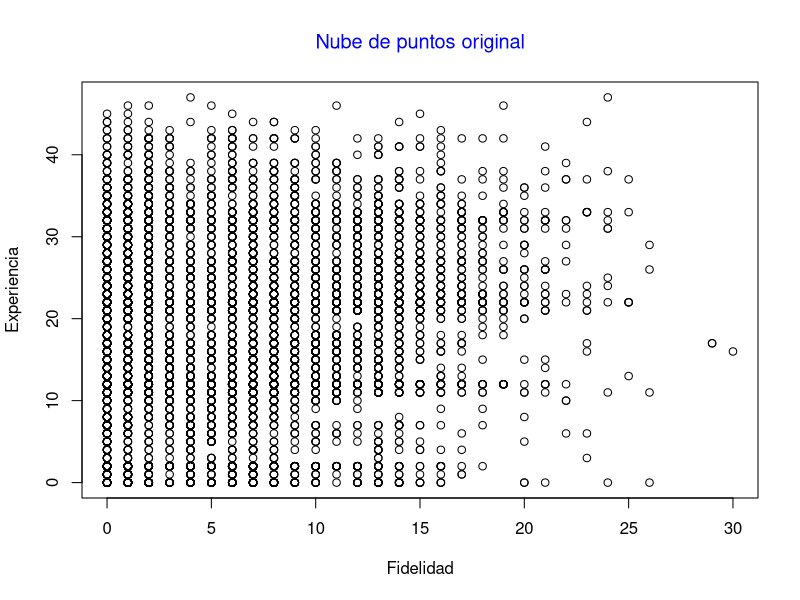
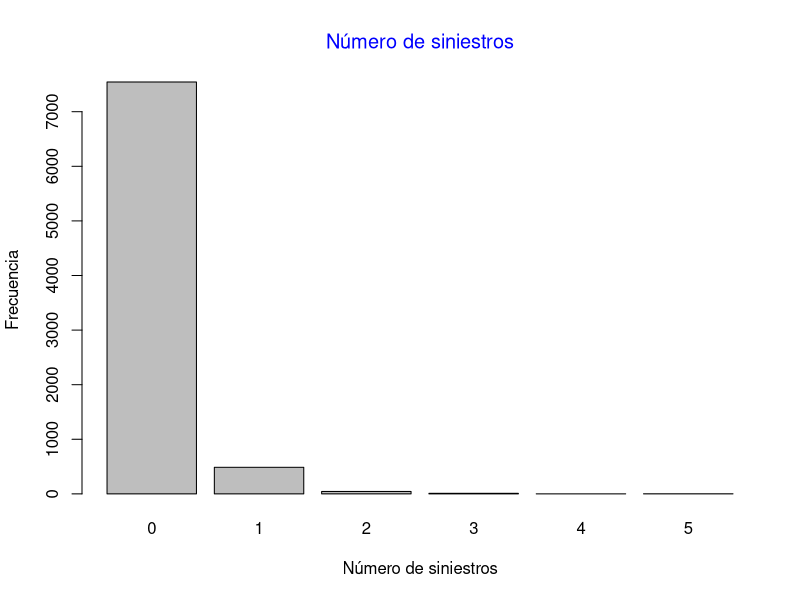
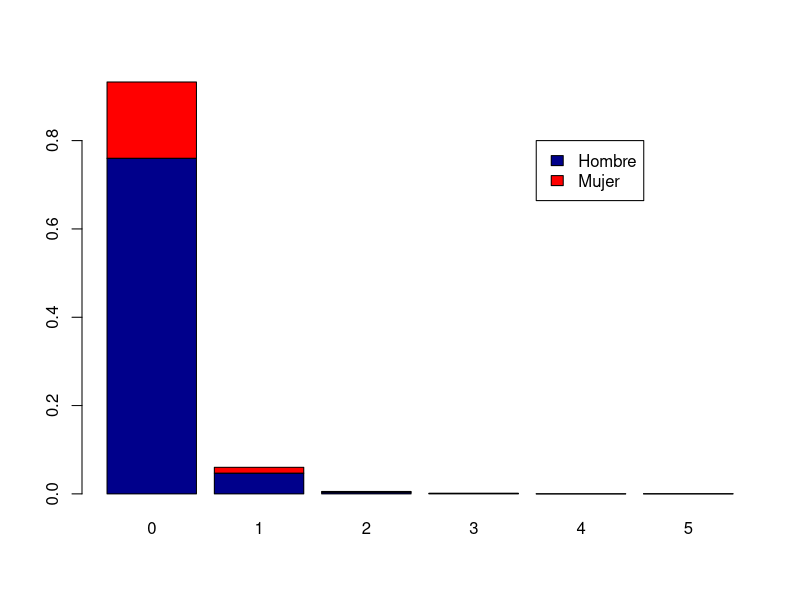
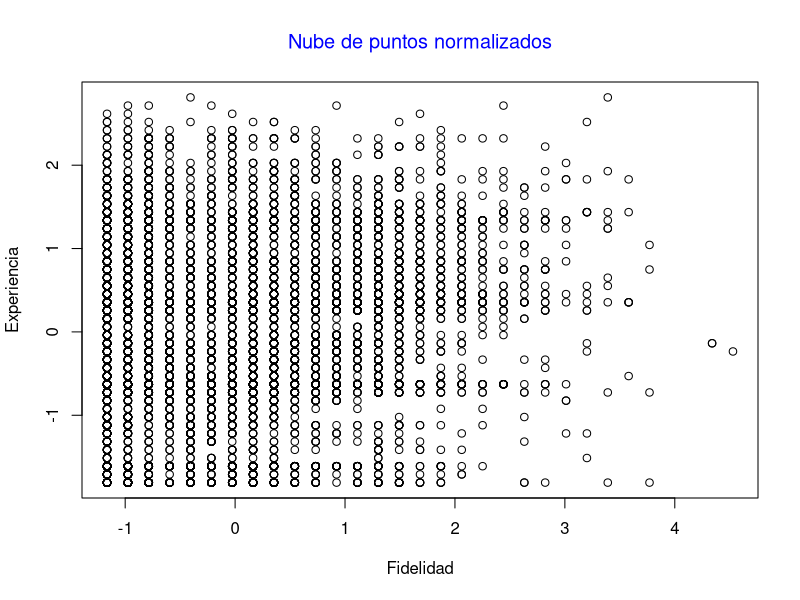
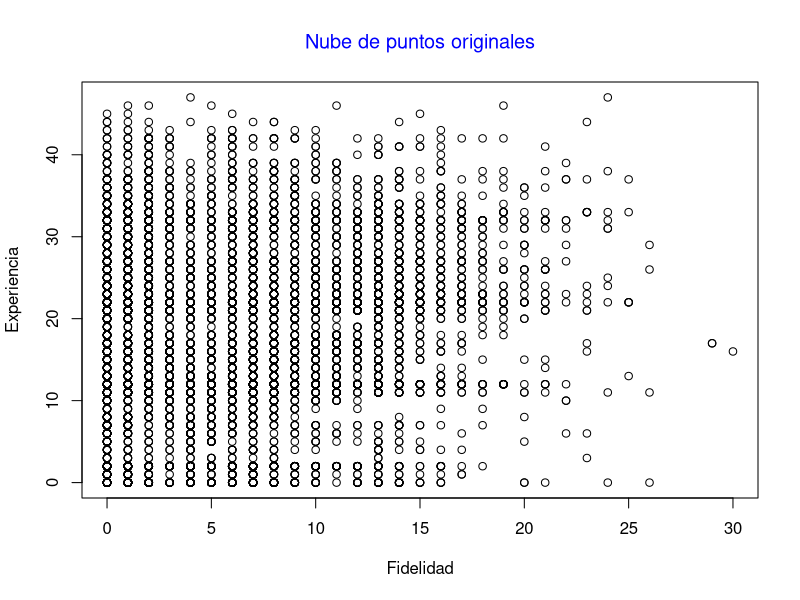
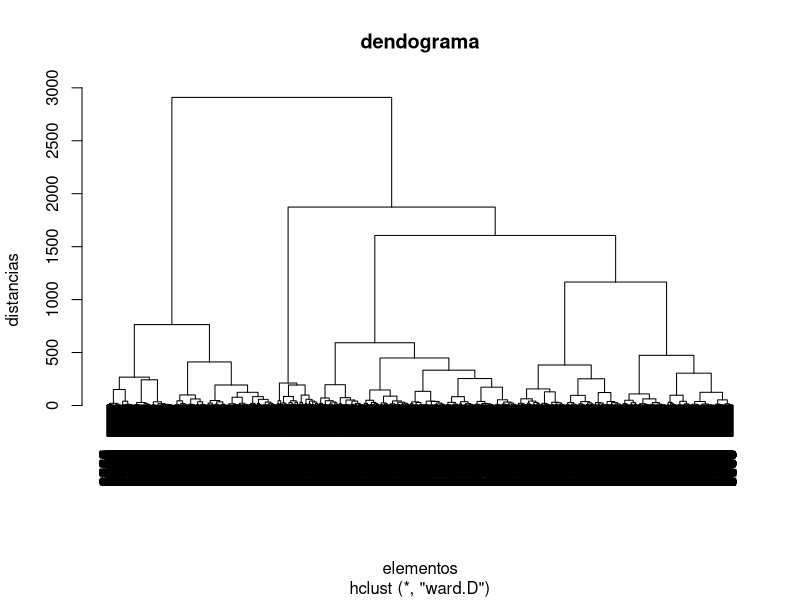
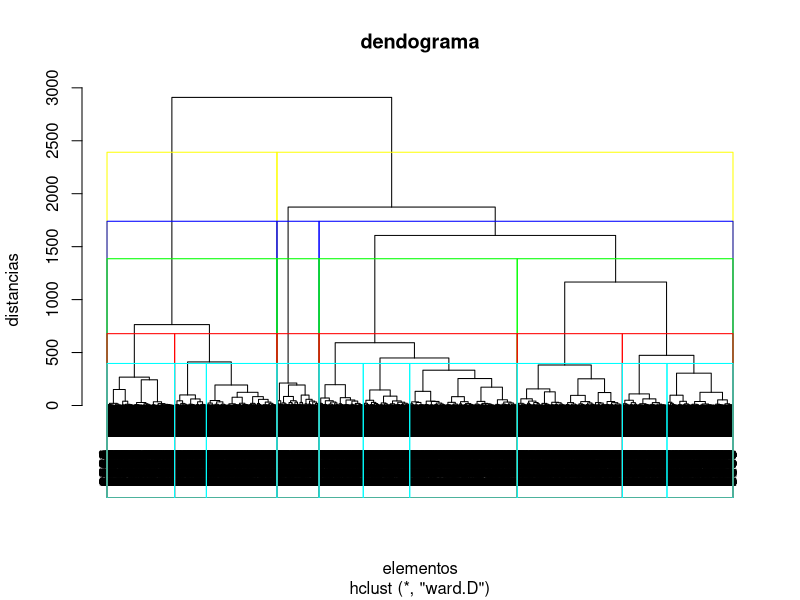
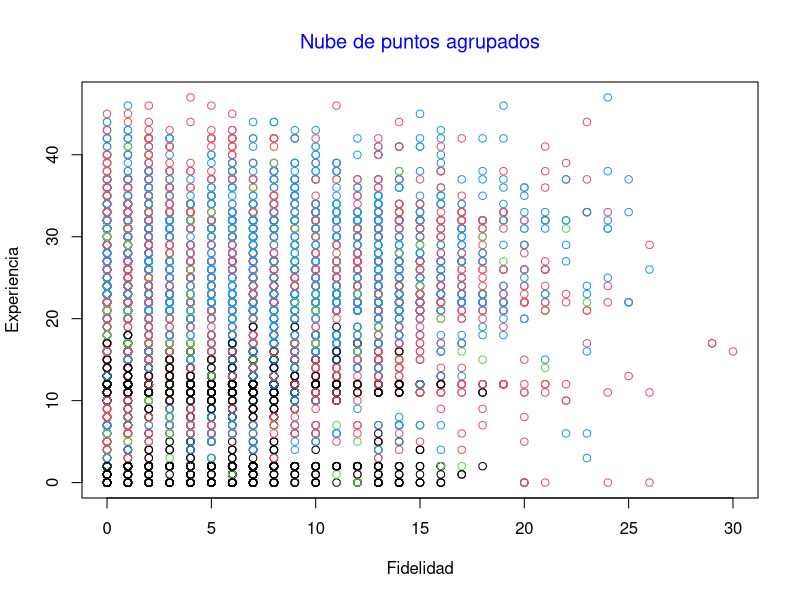

Write R code to recreate these figures, in order.
## ---- chunk 1
knitr::opts_chunk$set(echo = TRUE)
## ---- chunk 2
#setwd("Pon aquí el directorio utilizado")
#Cambiar el argumento de setwd() con vuestro directorio, recordad utilizad las barras /.
## ---- chunk 3
# Lectura de datos
Cartera<-read.table("Datos_analisis_clusters.csv",head=TRUE,sep=";")
head(Cartera)
## ---- chunk 4
summary(Cartera)
## ---- chunk 5
plot(Cartera[c("ant_comp","ant_perm")], xlab="Fidelidad", ylab="Experiencia") 
title(main="Nube de puntos original", col.main="blue", font.main=1)

freq<-table(Cartera$sin)
freq
barplot(freq,xlab="Número de siniestros", ylab="Frecuencia")
title(main="Número de siniestros", col.main="blue", font.main=1)

table(Cartera$Sexo,Cartera$sin)
prop.table(table(Cartera$Sexo,Cartera$sin))
barplot(prop.table(table(Cartera$Sexo,Cartera$sin)),col=c("darkblue","red"))
legend(5,0.8,c("Hombre","Mujer"),fill = c("darkblue","red"))
## ---- chunk 6
clus<-Cartera[,c("sin","ant_comp","ant_perm","edad","ant_veh")]
## ---- chunk 7
clus_norm<-clus
## ---- chunk 8
 clus_norm[,c("sin")] <- (clus$sin-mean(clus$sin))/sd(clus$sin)
 clus_norm[,c("ant_comp")] <- (clus$ant_comp-mean(clus$ant_comp))/sd(clus$ant_comp)
 clus_norm[,c("ant_perm")] <- (clus$ant_perm-mean(clus$ant_perm))/sd(clus$ant_perm)
 clus_norm[,c("edad")] <- (clus$edad-mean(clus$edad))/sd(clus$edad)
 clus_norm[,c("ant_veh")] <- (clus$ant_veh-mean(clus$ant_veh))/sd(clus$ant_veh)
## ---- chunk 9
#Normalizadas
plot(clus_norm[c("ant_comp","ant_perm")], xlab="Fidelidad", ylab="Experiencia") 
title(main="Nube de puntos normalizados", col.main="blue", font.main=1)

#Originales
plot(clus[c("ant_comp","ant_perm")], xlab="Fidelidad", ylab="Experiencia") 
title(main="Nube de puntos originales", col.main="blue", font.main=1)
## ---- chunk 10
distances = dist(clus_norm, method = "euclidean")
## ---- chunk 11
clus_norm_Jerarquico = hclust(distances, method = "ward.D")
## ---- chunk 12
plot(clus_norm_Jerarquico,main="dendograma",xlab="elementos",ylab="distancias")
## ---- chunk 13
plot(clus_norm_Jerarquico,main="dendograma",xlab="elementos",ylab="distancias")

rect.hclust(clus_norm_Jerarquico, k=2, border="yellow")
rect.hclust(clus_norm_Jerarquico, k=3, border="blue")
rect.hclust(clus_norm_Jerarquico, k=4, border="green")
rect.hclust(clus_norm_Jerarquico, k=6, border="red")
rect.hclust(clus_norm_Jerarquico, k=10, border="cyan")
## ---- chunk 14
clus_jerarquico=clus

## ---- chunk 15
NumCluster=4

clus_jerarquico$clusterJerar= cutree(clus_norm_Jerarquico, k = NumCluster)
head(clus_jerarquico)
## ---- chunk 16
aggregate(.~clusterJerar,FUN=mean, data=clus_jerarquico)
table(clus_jerarquico$clusterJerar)
## ---- chunk 17
plot(clus_jerarquico[c("ant_comp","ant_perm")], xlab="Fidelidad", ylab="Experiencia",col=clus_jerarquico$clusterJerar) 
title(main="Nube de puntos agrupados", col.main="blue", font.main=1)
## ---- chunk 18
palette()[1:NumCluster]
## ---- chunk 19
set.seed(123)
modelo_k3<-kmeans(clus_norm,centers=3)
modelo_k3$centers
modelo_k3$totss
modelo_k3$withinss
modelo_k3$tot.withinss
modelo_k3$betweenss
## ---- chunk 20
#Suma de cuadrados entre grupos
kmeans(clus_norm,2)$betweenss
kmeans(clus_norm,3)$betweenss

#Suma de cuadrados dentro grupos
kmeans(clus_norm,2)$tot.withinss 
kmeans(clus_norm,3)$tot.withinss

#Suma de cuadrados total
kmeans(clus_norm,2)$totss 
kmeans(clus_norm,3)$totss
## ---- chunk 21
set.seed(123)
bss <- kmeans(clus_norm,centers=1)$betweenss
 for (i in 2:10) bss[i] <- kmeans(clus_norm,centers=i)$betweenss

plot(1:10, bss, type="l", xlab="Número de grupos",ylab="Sumas de cuadrados entre grupos")
## ---- chunk 22
clus_kmeans=clus
## ---- chunk 23
NumCluster=5
set.seed(123)
Modelo=kmeans(clus_norm,NumCluster)
clus_kmeans$clusterKmeans= Modelo$cluster
head(clus_kmeans)
## ---- chunk 24
aggregate(.~clusterKmeans,FUN=mean, data=clus_kmeans)
table(clus_kmeans$clusterKmeans)
## ---- chunk 25
plot(clus_kmeans[c("ant_comp","ant_perm")], xlab="Fidelidad", ylab="Experiencia",col=clus_kmeans$clusterKmeans) 
title(main="Nube de puntos agrupados", col.main="blue", font.main=1)
## ---- chunk 26
palette()[1:NumCluster]
## ---- chunk 27
#Escriba su código aquí
## ---- chunk 28
#Escriba su código aquí
## ---- chunk 29
#Escriba su código aquí
## ---- chunk 30
#Escriba su código aquí
## ---- chunk 31
#Escriba su código aquí
## ---- chunk 32
#Escriba su código aquí
## ---- chunk 33
#Escriba su código aquí
